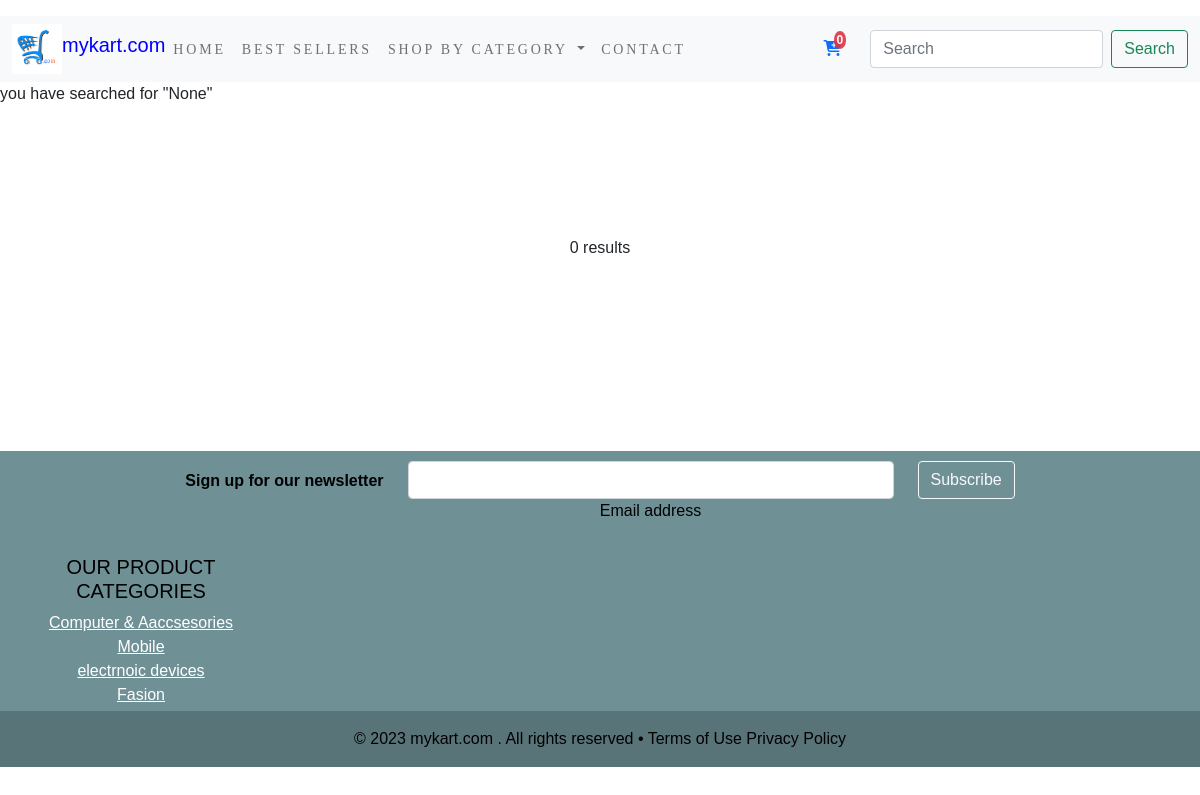
The app's page /search/ with its own data.
### shopapp/models.py (models this page shows, shortened)
class Category(models.Model):
    name=models.CharField(max_length=250,unique=True)
    slug=models.SlugField(max_length=250,unique=True)
    des=models.TextField(blank=True)
    img=models.ImageField(upload_to='category',blank=True)
    class meta:
        ordering=('name',)
        verbose_name='category'
        verbose_name_pulural='categories'
    def get_url(self):
        return reverse('shopapp:product_by_cate',args=[self.slug])

### searchapp/views.py (the view)
# urls.py: path('search/', include('searchapp.urls')),
def search(request):
    products=None
    query=None
    if 'q' in request.GET:
        query= request.GET.get('q')
        products=product.objects.all().filter(Q(name__contains=query) | Q(des__contains=query))
    return render(request,'search.html',{'query':query,'products':products})

### cart/context_processors.py (called while the page is built)
def counter(request):
    item_count=0
    if 'admin' in request.path:
        return {}
    else:
        try:
            cart=Cart.objects.filter(cart_id=_cart_id(request))
            cart_items=Cartitem.objects.all().filter(cart=cart[:1])
            for cart_items in cart_items:
                item_count += cart_items.quantity
        except Cart.DoesNotExist:
            item_count = 0
    return  dict(item_count=item_count)

### cart/views.py (called while the page is built)
def _cart_id(request):
    cart=request.session.session_key
    if not cart:
        cart=request.session.create()
    return cart

### shopapp/context_processors.py (called while the page is built)
def menu_links(request):
    links=Category.objects.all()
    return dict(links=links)

### template/search.html (shortened to what this page needs)
{% extends 'base.html' %}
{% load static %}
{% block content %}
<div >
   <p class="text center"> you have searched for "{{query}}"</p>
</div>
<div class="container product" >
    <div class="row ">
        {% for i in products %}
        <div class="col-md-3">
            <div class="card">
             <a  href="{{i.get_url}}"><img src="{{i.img.url}}" alt="{{i.name}}" width="150" height="150"> </a>
                <div class="card-body">
                    <h5 class="card-title">{{i.name}}</h5>
                    <p class="card-text"></p>
                Special price M.R.P.:₹<b>{{i.price2}}</b>
                <p>M.R.P.:₹<s>{{i.price}}</p></s><br>
                <a href="{{i.get_url}}"><button class="button">view product</button></a>
                    </p>
                    </p>
                </div>
             </div>
        </div>
        {% empty %}
            <div class="center">
            <p>
                0 results
            </p>
             </div>
     </div>
    {% endfor %}
  </div>
{% endblock %}

### template/footer.html
{% load static %}
<div class="footer" id="contact">
<footer class="text-center">
    <section class="">
      <form action="">
        <div class="row d-flex justify-content-center">
          <div class="col-auto">
            <p class="pt-2">
              <strong>Sign up for our newsletter</strong>
            </p>
          </div>
          <div class="col-md-5 col-12">
            <div class="form-outline form-white mb-4">
              <input type="email" id="form5Example21" class="form-control" />
              <label class="form-label" for="form5Example21">Email address</label>
            </div>
          </div>
          <div class="col-auto">
            <button type="submit" class="btn btn-outline-light mb-4">
              Subscribe
            </button>
          </div>
        </div>
      </form>
    </section>
    <section class="">
      <div class="row">
        <div class="col-lg-3 col-md-6 mb-4 mb-md-0">
          <h5 class="text-uppercase">OUR PRODUCT CATEGORIES</h5>
          <ul class="list-unstyled mb-1">
              {% for cat in links %}
            <li>
              <a href="{{cat.get_url}}" class="text-white">{{cat.name}}</a>
            </li>
               {% endfor %}
          </ul>
        </div>
  <div class="text-center p-3" style="background-color: rgba(0, 0, 0, 0.2);">
      <center>© 2023 mykart.com . All rights reserved • Terms of Use Privacy Policy</center>
  </div>
</footer>
</div>

### static/css/custom.css (style rules this page uses)
body { font-family: Arial, Helvetica, sans-serif; }
.footer { padding-top: 10px; margin-top: 150px; background-color: #6f9196; color: black; }
.product { margin-top: 10%; }
.container { text-align: center; padding: 10px 20px; padding-bottom: 25px; }

### records on screen
Category: name "Computer & Aaccsesories"
Category: name "Mobile"
Category: name "electrnoic devices"
Category: name "Fasion"

### other values on screen
{{ item_count }} "0"
{{ query }} "None"
